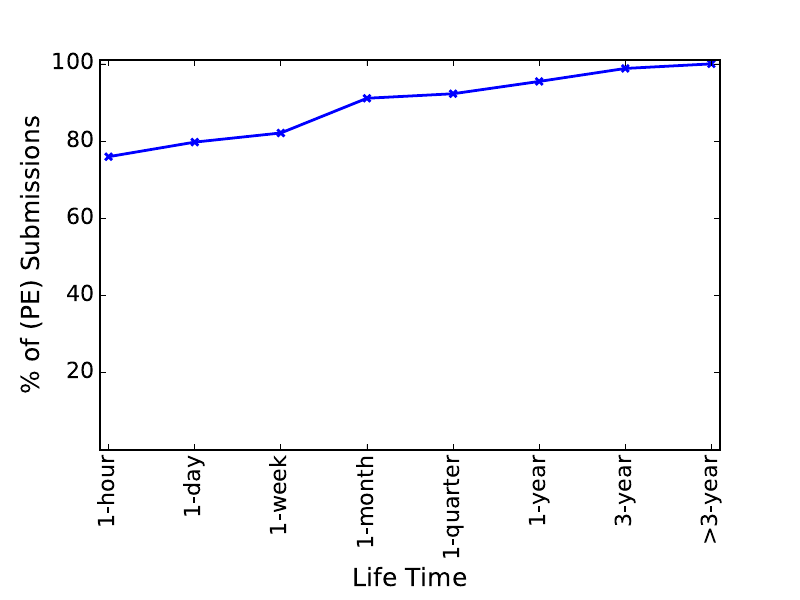

Python code for this plot:
import matplotlib.pyplot as plt
import matplotlib.dates as mdates
from matplotlib.ticker import MultipleLocator, FormatStrFormatter
from matplotlib.ticker import FixedLocator
import numpy as np

with open('../data/lifeTime.stat') as f:
	lines = f.read().splitlines()

labelList = []
subList = []
peList = []
pemsList = []

for line in lines:
	tmp = line.split()
	labelList.append(tmp[0])
	subList.append(int(tmp[1]))
	peList.append(int(tmp[2]))
	pemsList.append(int(tmp[3]))

subTotal = sum(subList)
peTotal = sum(peList)
psmsTotal = sum(pemsList)

accumList = []
peaccumList = []
pemsaccumList = []
rateList = []

for i in range(1, len(subList) + 1):
	accumList.append(sum(subList[0:i]) * 1.0/subTotal * 100)
	peaccumList.append(sum(peList[0:i]) * 1.0/peTotal * 100)
	pemsaccumList.append(sum(pemsList[0:i]) * 1.0/psmsTotal * 100)
	rateList.append(i-1)
	

print pemsaccumList

fig, ax = plt.subplots()
ax.plot(rateList, pemsaccumList, 'b-x', linewidth=2.0, label = 'Submissions',  markersize=5, mew=2)
#ax.plot(rateList, peaccumList, 'r--x', linewidth=2.0, label = 'PE Submissions', markersize=5, mew=2)
plt.xticks(rateList, labelList, rotation='vertical')

#legend = ax.legend(loc='lower right', fontsize='large')
xmin = -0.1
xmax = 7.1
ax.set_xlim(xmin, xmax)


ymin = 0
ymax = 101
ax.set_ylim(ymin, ymax)
plt.ylabel('% of (PE) Submissions', fontsize=18)

yticks = ax.yaxis.get_major_ticks()
yticks[0].label1.set_visible(False)

ax.grid(True)
ax.xaxis.set_tick_params(labelsize=16)
ax.yaxis.set_tick_params(labelsize=16)
plt.xlabel('Life Time',  fontsize=18)
plt.gcf().subplots_adjust(bottom=0.25)

#plt.show()
fig.savefig('lifetime.pdf')
plt.close(fig)